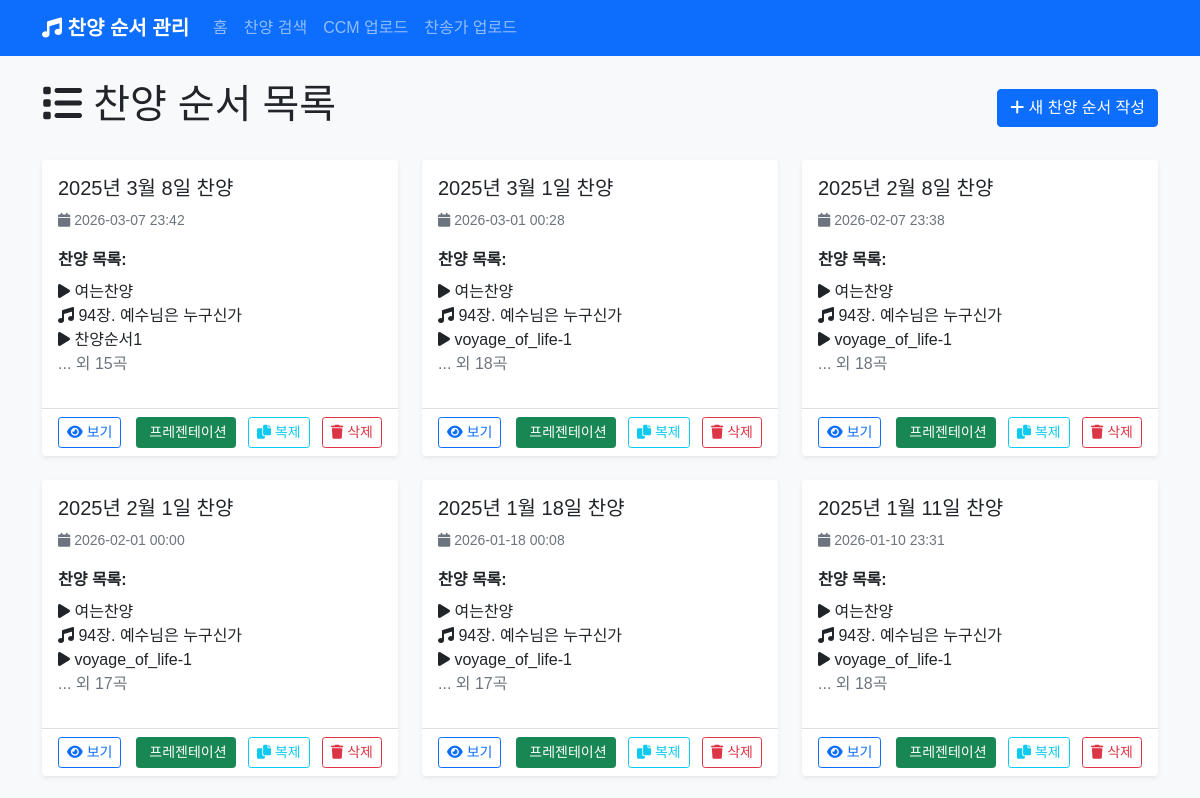
Before: / (upper part) with the older database file.
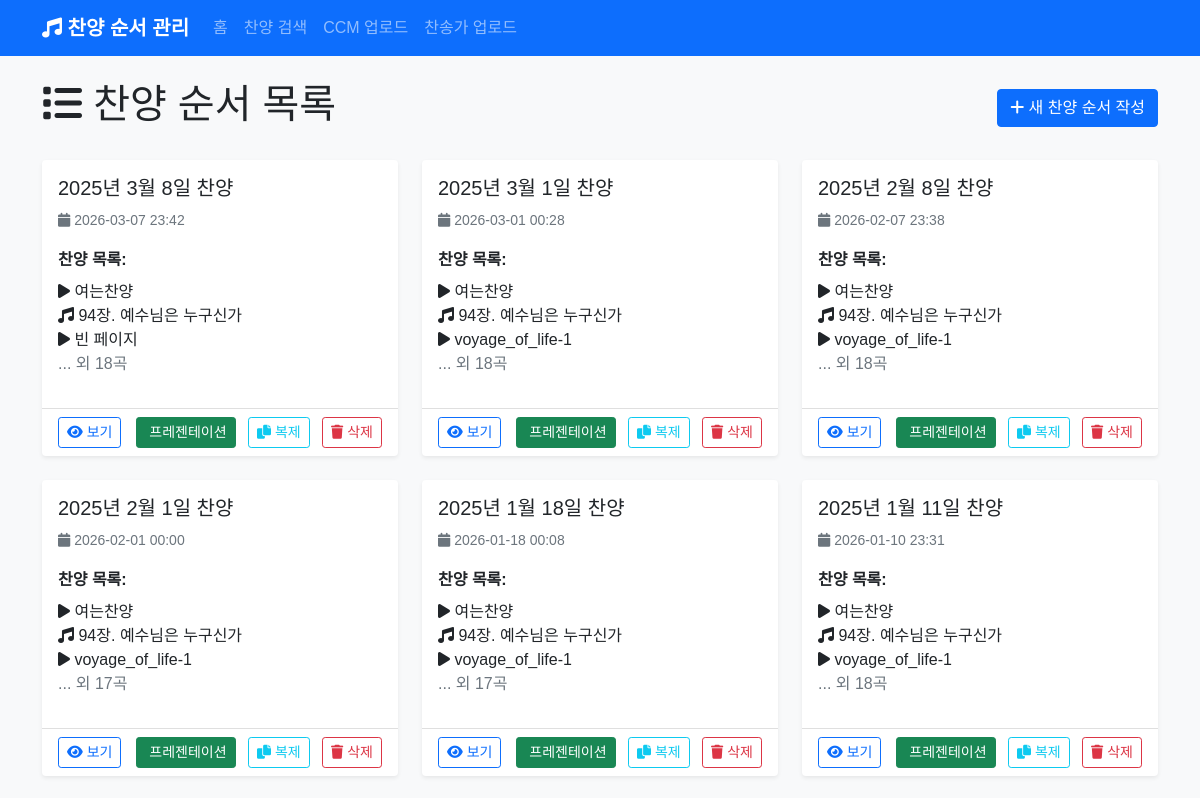
After: the same page with the newer database file.
### app.py (models this page shows)
class PraisePost(db.Model):
    id = db.Column(db.Integer, primary_key=True)
    title = db.Column(db.String(200), nullable=False)
    content = db.Column(db.Text, nullable=False)
    created_at = db.Column(db.DateTime, default=datetime.utcnow)
    songs = db.relationship('Song', backref='praise_post', lazy=True, cascade='all, delete-orphan')
    background_image = db.Column(db.String(500))  # 전체 배경 이미지
    parallax_image = db.Column(db.String(500))  # 패럴랙스 배경 이미지

class Song(db.Model):
    id = db.Column(db.Integer, primary_key=True)
    title = db.Column(db.String(200), nullable=False)
    song_type = db.Column(db.String(50), nullable=False)  # 'hymn', 'ccm', 'section', 'media', 'blank'
    hymn_number = db.Column(db.String(10))  # 찬송가 번호
    lyrics = db.Column(db.Text)  # 가사
    order = db.Column(db.Integer, nullable=False)
    praise_post_id = db.Column(db.Integer, db.ForeignKey('praise_post.id'), nullable=False)
    section_title = db.Column(db.String(200))  # 섹션 제목 (예: 찬양순서1)
    media_type = db.Column(db.String(50))  # 'image', 'video'
    media_url = db.Column(db.String(500))  # 미디어 파일 경로
    background_image = db.Column(db.String(500))  # 배경 이미지

### app.py (the view)
@app.route('/')
def index():
    posts = PraisePost.query.order_by(PraisePost.created_at.desc()).all()
    return render_template('index.html', posts=posts)

### templates/index.html (shortened to what this page needs)
{% extends "base.html" %}
{% block content %}
<div class="row">
    <div class="col-12">
        <div class="d-flex justify-content-between align-items-center mb-4">
            <h1><i class="fas fa-list"></i> 찬양 순서 목록</h1>
            <a href="{{ url_for('new_post') }}" class="btn btn-primary">
                <i class="fas fa-plus"></i> 새 찬양 순서 작성
            </a>
        </div>
    </div>
</div>
{% if posts %}
<div class="row">
    {% for post in posts %}
    <div class="col-md-6 col-lg-4 mb-4">
        <div class="card h-100 shadow-sm">
            <div class="card-body">
                <h5 class="card-title">{{ post.title }}</h5>
                <p class="card-text text-muted">
                    <small>
                        <i class="fas fa-calendar"></i> {{ post.created_at.strftime('%Y-%m-%d %H:%M') }}
                    </small>
                </p>
                <div class="mb-3">
                    <strong>찬양 목록:</strong>
                    <ul class="list-unstyled mt-2">
                        {% for song in post.songs[:3] %}
                        <li>
                            <i class="fas fa-{{ 'music' if song.song_type == 'hymn' else 'play' }}"></i>
                            {% if song.song_type == 'hymn' %}
                                {{ song.hymn_number }}장. {{ song.title }}
                            {% else %}
                                {{ song.title }}
                            {% endif %}
                        </li>
                        {% endfor %}
                        {% if post.songs|length > 3 %}
                        <li class="text-muted">... 외 {{ post.songs|length - 3 }}곡</li>
                        {% endif %}
                    </ul>
                </div>
            </div>
            <div class="card-footer bg-transparent">
                <div class="d-flex justify-content-between align-items-center">
                    <div>
                        <a href="{{ url_for('view_post', post_id=post.id) }}" class="btn btn-outline-primary btn-sm">
                            <i class="fas fa-eye"></i> 보기
                        </a>
                    </div>
                    <div>
                        <a href="{{ url_for('presentation', post_id=post.id) }}" class="btn btn-success btn-sm me-2" target="_blank">
                             프레젠테이션
                        </a>
                        <button type="button" class="btn btn-outline-info btn-sm me-2" onclick="duplicatePost({{ post.id }}, '{{ post.title }}')" title="복제하기">
                            <i class="fas fa-copy"></i> 복제
                        </button>
                        <button type="button" class="btn btn-outline-danger btn-sm" onclick="confirmDelete({{ post.id }}, '{{ post.title }}')">
                            <i class="fas fa-trash"></i> 삭제
                        </button>
                    </div>
                </div>
            </div>
        </div>
    </div>
    {% endfor %}
</div>
{% endif %}
{% endblock %}

### templates/base.html (shortened to what this page needs)
<!DOCTYPE html>
<html lang="ko">
<head>
    <link href="https://cdn.jsdelivr.net/npm/bootstrap@5.1.3/dist/css/bootstrap.min.css" rel="stylesheet">
    <link href="https://cdnjs.cloudflare.com/ajax/libs/font-awesome/6.0.0/css/all.min.css" rel="stylesheet">
    <link href="{{ url_for('static', filename='css/style.css') }}" rel="stylesheet">
</head>
<body>
    <nav class="navbar navbar-expand-lg navbar-dark bg-primary">
        <div class="container">
            <a class="navbar-brand" href="{{ url_for('index') }}">
                <i class="fas fa-music"></i> 찬양 순서 관리
            </a>
            <div class="collapse navbar-collapse" id="navbarNav">
                <ul class="navbar-nav me-auto">
                    <li class="nav-item">
                        <a class="nav-link" href="{{ url_for('index') }}">홈</a>
                    </li>
                    <li class="nav-item">
                        <a class="nav-link" href="{{ url_for('search') }}">찬양 검색</a>
                    </li>
                    <li class="nav-item">
                        <a class="nav-link" href="{{ url_for('upload_ccm') }}">CCM 업로드</a>
                    </li>
                    <li class="nav-item">
                        <a class="nav-link" href="{{ url_for('upload_hymn') }}">찬송가 업로드</a>
                    </li>
                </ul>
            </div>
        </div>
    </nav>
    <main class="container mt-4">
        {% block content %}{% endblock %}
    </main>
</body>
</html>

### static/css/style.css (style rules this page uses)
body { font-family: 'Noto Sans KR', sans-serif; background-color: #f8f9fa; }
.navbar-brand { font-weight: bold; }
.card { border: none; box-shadow: 0 0.125rem 0.25rem rgba(0, 0, 0, 0.075); transition: box-shadow 0.15s ease-in-out; }
.btn { transition: all 0.15s ease-in-out; }

Changed rows visible on the page:
removed Song: title "찬양순서1", shown under PraisePost "2025년 3월 8일 찬양"
computed for PraisePost "2025년 3월 8일 찬양": songs|length "15" → "18"
added Song: title "빈 페이지", shown under PraisePost "2025년 3월 8일 찬양"
